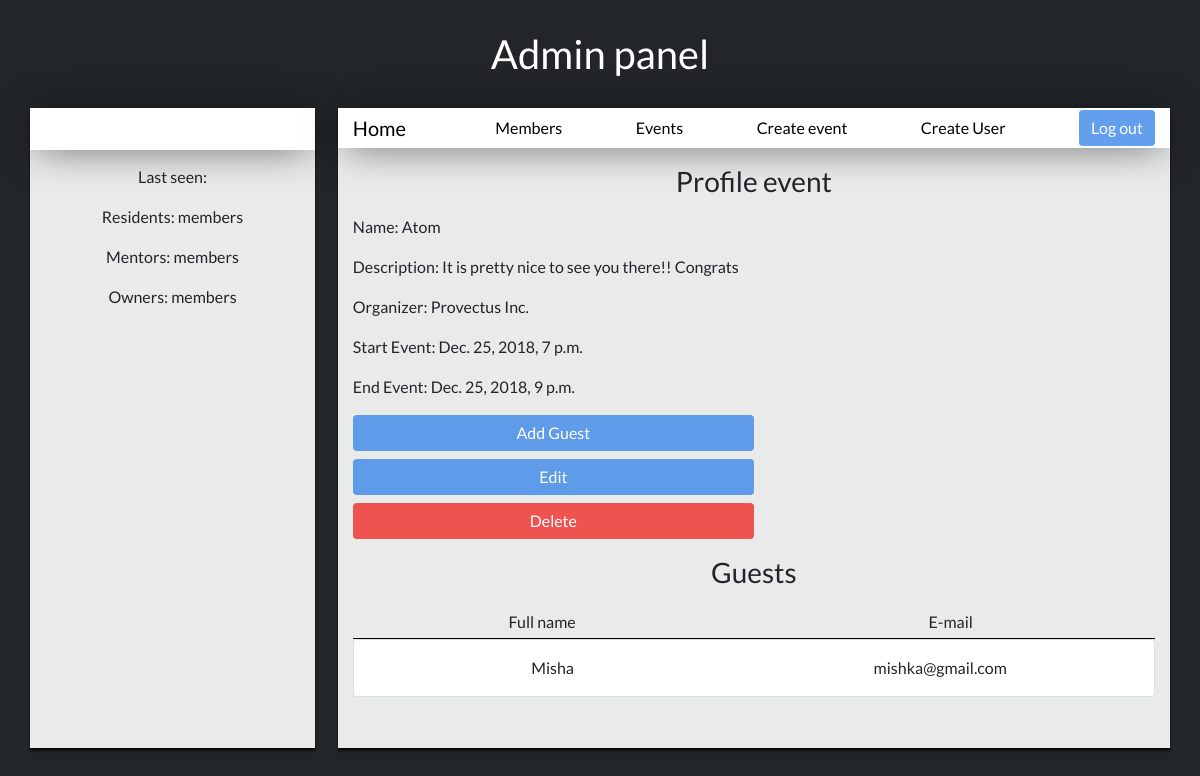
/event/1/, run on an earlier commit of the app's database.
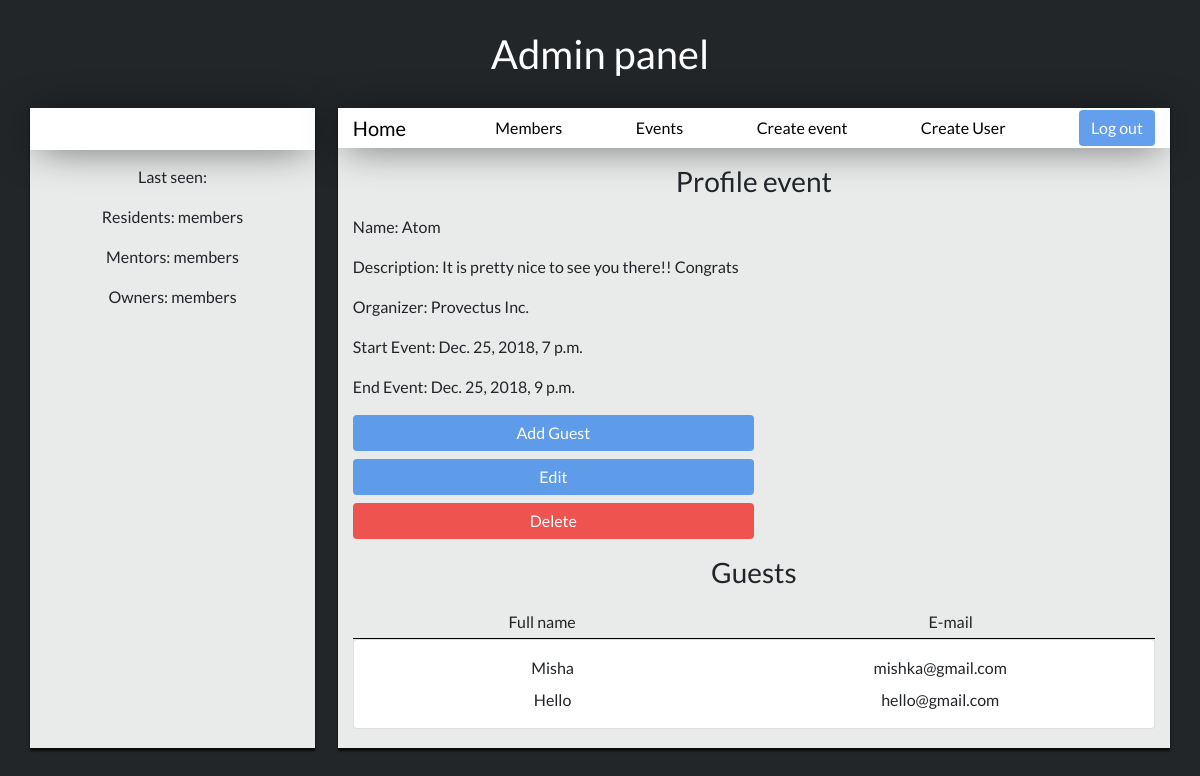
And on a later commit of the database.
### login/models.py (models this page shows)
class Guest(models.Model):
    name = models.CharField(max_length=40)
    surname = models.CharField(max_length=40)
    email = models.EmailField(max_length=60)
    event_id = models.IntegerField()
    photo = models.ImageField(upload_to='guest_photos')

### login/views.py (the view)
# urls.py: url(r'^api/v1/delete-event/(?P<pk>\d+)$', views.delete_event, name='delete_event'),
def event(request, pk):
    event = Event.objects.get(id=pk)
    guests = Guest.objects.filter(event_id=event.id)
    context = {
        'event': event,
        'guests': guests
    }
    return render(request, 'event/index.html', context)

### login/templates/event/index.html
{% extends '../index-admin-base.html' %}
{% block info_admin %}
{% load staticfiles %}
<link rel="stylesheet" media="all" href="{% static 'css/event.css' %}" type="text/css">
<h3 style='text-align: center;margin: 2%;'>Profile event</h3>
    <div class="container">
        <div class="row">
            <div class="col-sm event-info">
                <p> Name: {{event.name}}</p>
                <p> Description: {{event.description}} </p>
                <p> Organizer: {{event.organizer}} </p>
                <p> Start Event: {{event.start_time}}</p>
                <p> End Event: {{event.end_time}}</p>
                <p style="margin-bottom: 1%;line-height: 2;"><a href="/create-guest"><button class="btn btn-primary event-btn" type="submit">Add Guest</button></a></p>
                <p style="margin-bottom: 1%;line-height: 2;"><a href="/event/{{ event.id }}/edit"><button class="btn btn-primary event-btn" type="submit">Edit</button></a></p>
                <p style="margin: 0;line-height: 2;"><a href="/event/{{ event.id }}/delete"><button class="btn btn-primary event-btn" type="submit" style="background: #EF5350;">Delete</button></a></p>
            </div>
        </div>
    </div>
<h3 style='text-align: center;margin: 2%;'>Guests</h3>
    <div class="container">
            <div class="container list-group" style="border-bottom: black 1px outset;">
                <div class="row">
                    <div class="col-sm">
                        <p style="text-align:center;margin: 0;line-height: 2;">Full name</p>
                    </div>
                    <div class="col-sm">
                        <p style="text-align:center;margin: 0;line-height: 2;">E-mail</p>
                    </div>
                </div>
            </div>
            <div class="userjoin-block">
                <ul class="list-group">
                    <li class="list-group-item">
                        <div class="container list-group">
                            {% for i in guests %}
                                <div class="row">
                                    <div class="col-sm">
                                        <p style="text-align:center;margin: 0;line-height: 2;">{{ i.name }}</p>
                                    </div>
                                    <div class="col-sm">
                                        <p style="text-align:center;margin: 0;line-height: 2;">{{ i.email }}</p>
                                    </div>
                                </div>
                            {% endfor %}
                        </div>
                    </li>
                </ul>
            </div>
        </div>
    </div>
{% endblock %}

What changed in the data, as far as the page shows it:
added Guest: name "Hello", email "hello@gmail.com"
